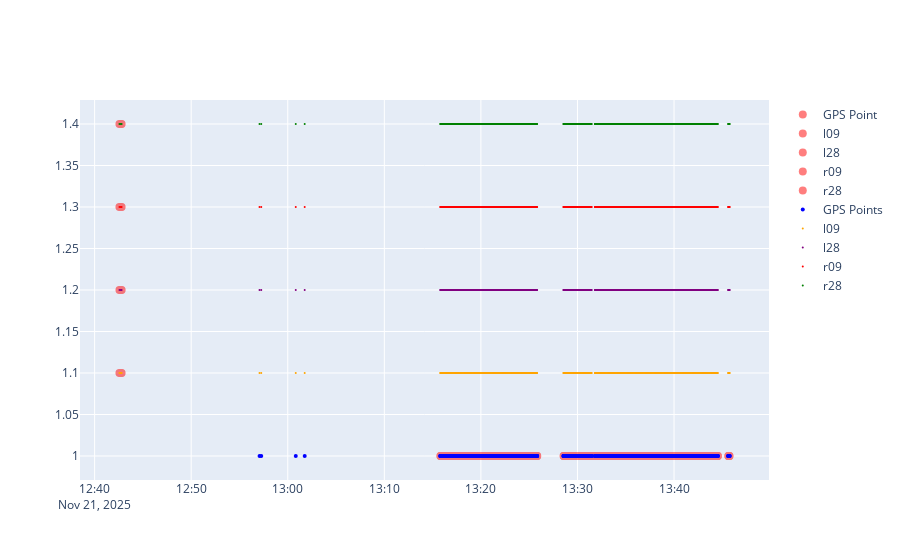

Notebook cell for this chart:
### Code cell
def plot_aligned_data(matched, gps_points, cameras, camera_offsets):
    fig = go.Figure()

    offsets = {"l09": 0.1, "l28": 0.2, "r09": 0.3, "r28": 0.4}

    # Plot unmatched gps:
    matched_gps_times = [p.time.astimezone(NZDT) for p, cam_dict in matched if not cam_dict]
    fig.add_trace(
        go.Scatter(
            x=matched_gps_times,
            y=[1] * len(matched_gps_times),
            mode="markers",
            name="GPS Point",
            marker=dict(size=8, color="red"),
            opacity=0.5,
        )
    )

    # And unmatched camera points:
    for cam in cameras.keys():
        all_ts = set(sorted_camera_timestamps[cam])
        matched_ts = []
        for gps_point, cam_dict in matched:
            if len(cam_dict) == 0 or cam not in cam_dict:
                continue
            matched_ts.append(cam_dict[cam][0])
        unmatched_ts = sorted(all_ts - set(matched_ts))
        ts = [t.astimezone(NZDT) for t in unmatched_ts]
        fig.add_trace(
            go.Scatter(
                x=ts,
                y=[1 + offsets[cam]] * len(ts),
                mode="markers",
                name=cam,
                marker=dict(size=8, color="red"),
                opacity=0.5,
            )
        )

    timestamps = [p.time.astimezone(NZDT) for p in gps_points]
    fig.add_trace(
        go.Scatter(
            x=timestamps,
            y=[1] * len(timestamps),
            mode="markers",
            name="GPS Points",
            marker=dict(size=4, color="blue"),
        )
    )

    # Plot camera points:
    colors = {"r09": "red", "r28": "green", "l09": "orange", "l28": "purple"}
    for idx, (cam, images) in enumerate(cameras.items()):
        offset = timedelta(seconds=camera_offsets[cam])
        timestamps = [img.timestamp + offset for img in images]
        fig.add_trace(
            go.Scatter(
                x=timestamps,
                y=[1 + offsets[cam]] * len(timestamps),
                mode="markers",
                name=cam,
                marker=dict(size=2, color=colors[cam]),
            )
        )

    fig.show()


plot_aligned_data(output, gps_points, cameras, camera_offsets)

### Figure 1 — Plotly figure (JSON) as saved in the notebook; plotly's stock layout.template omitted (floating-point values rounded to 4 significant figures; data arrays with more than 128 entries replaced by an {"elided": "..."} marker saying what was removed)
{"data": [{"marker": {"color": "red", "size": 8}, "mode": "markers", "name": "GPS Point", "opacity": 0.5, "type": "scatter", "x": {"elided": "778 str values"}, "y": {"elided": "778 int values"}}, {"marker": {"color": "red", "size": 8}, "mode": "markers", "name": "l09", "opacity": 0.5, "type": "scatter", "x": ["2025-11-21T12:42:34.378000+13:00", "2025-11-21T12:42:42.518000+13:00", "2025-11-21T12:42:47.797000+13:00"], "y": [1.1, 1.1, 1.1]}, {"marker": {"color": "red", "size": 8}, "mode": "markers", "name": "l28", "opacity": 0.5, "type": "scatter", "x": ["2025-11-21T12:42:34.398000+13:00", "2025-11-21T12:42:42.558000+13:00", "2025-11-21T12:42:47.838000+13:00"], "y": [1.2, 1.2, 1.2]}, {"marker": {"color": "red", "size": 8}, "mode": "markers", "name": "r09", "opacity": 0.5, "type": "scatter", "x": ["2025-11-21T12:42:34.358000+13:00", "2025-11-21T12:42:42.518000+13:00", "2025-11-21T12:42:47.799000+13:00"], "y": [1.3, 1.3, 1.3]}, {"marker": {"color": "red", "size": 8}, "mode": "markers", "name": "r28", "opacity": 0.5, "type": "scatter", "x": ["2025-11-21T12:42:34.358000+13:00", "2025-11-21T12:42:42.520000+13:00", "2025-11-21T12:42:47.798000+13:00"], "y": [1.4, 1.4, 1.4]}, {"marker": {"color": "blue", "size": 4}, "mode": "markers", "name": "GPS Points", "type": "scatter", "x": {"elided": "1562 str values"}, "y": {"elided": "1562 int values"}}, {"marker": {"color": "orange", "size": 2}, "mode": "markers", "name": "l09", "type": "scatter", "x": {"elided": "787 str values"}, "y": {"elided": "787 float values"}}, {"marker": {"color": "purple", "size": 2}, "mode": "markers", "name": "l28", "type": "scatter", "x": {"elided": "787 str values"}, "y": {"elided": "787 float values"}}, {"marker": {"color": "red", "size": 2}, "mode": "markers", "name": "r09", "type": "scatter", "x": {"elided": "787 str values"}, "y": {"elided": "787 float values"}}, {"marker": {"color": "green", "size": 2}, "mode": "markers", "name": "r28", "type": "scatter", "x": {"elided": "787 str values"}, "y": {"elided": "787 float values"}}], "layout": {}}
